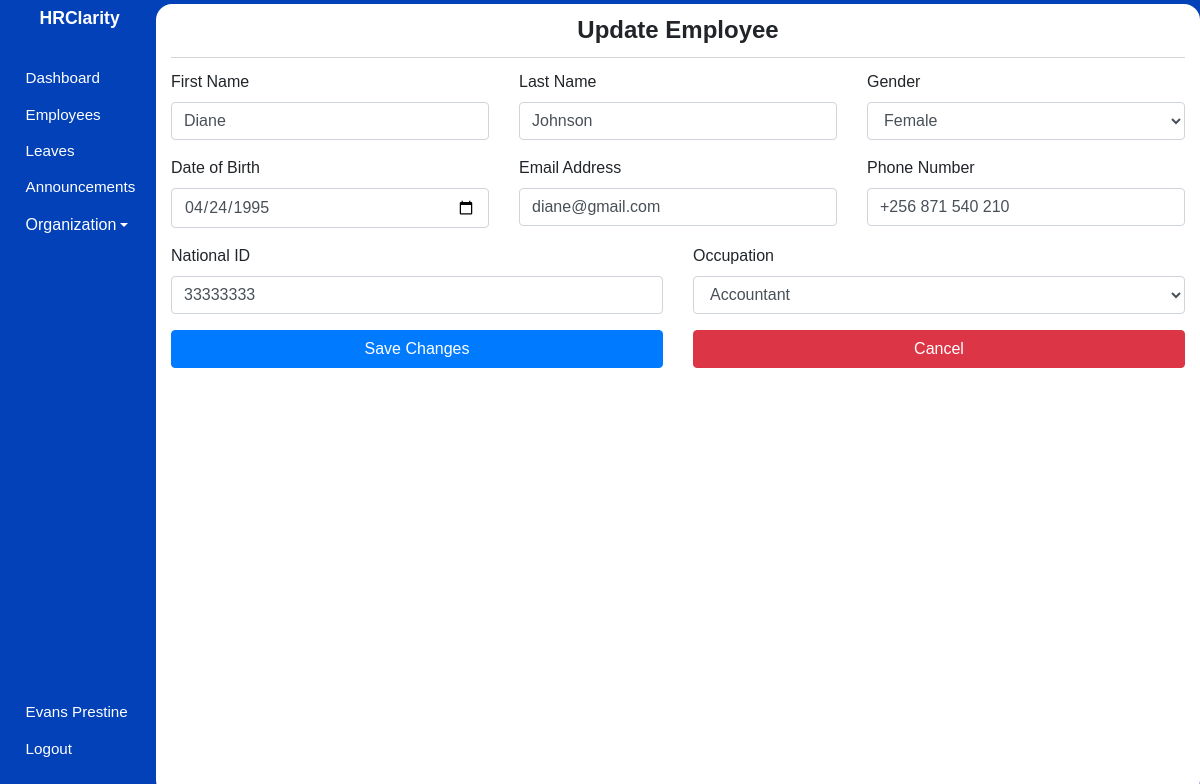
Page /admin/employees/3/update (signed in) on the committed database.
### hrms/models.py (models this page shows, shortened)
class User(db.Model, UserMixin):
    id = db.Column(db.Integer, primary_key=True)
    first_name = db.Column(db.String(80), nullable=False)
    last_name = db.Column(db.String(120), nullable=False)
    dob = db.Column(db.Date, nullable=False)
    gender = db.Column(db.String(7), nullable=False)
    email_address = db.Column(db.String(120), nullable=False)
    phone_number = db.Column(db.String(20), nullable=False)
    national_id = db.Column(db.Integer, nullable=False)
    user_level = db.Column(db.Integer, nullable=False, default=1)
    user_type = db.Column(db.String(10), nullable=False, default='employee')
    password = db.Column(db.String(60), nullable=False)
    image_file = db.Column(db.String(20), nullable=False, default='default.jpg')
    leaves = db.relationship('Leave')
    occupation_id = db.Column(db.Integer, db.ForeignKey('occupation.id'), nullable=False)

### hrms/hrm/routes.py (the view)
@admin.route('/admin/employees/<int:employee_id>/update', methods=['GET', 'POST'])
@login_required
def update_employee(employee_id):
    employee = User.query.get_or_404(employee_id)
    form = UpdateEmployeeForm()
    if form.validate_on_submit():
        employee.first_name = form.first_name.data
        employee.last_name = form.last_name.data
        employee.gender = form.gender.data
        employee.dob = form.dob.data
        employee.email_address = form.email_address.data
        employee.phone_number = form.phone_number.data
        employee.national_id = form.national_id.data
        employee.occupation_id = form.occupation.data
        employee.user_level = form.user_level.data
        db.session.commit()
        flash('Employee has been updated!', 'success')
        return redirect(url_for('admin.employees', employee_id=employee.id))
    elif request.method == 'GET':
        form.first_name.data = employee.first_name
        form.last_name.data = employee.last_name
        form.gender.data = employee.gender
        form.dob.data = employee.dob
        form.email_address.data = employee.email_address
        form.phone_number.data = employee.phone_number
        form.national_id.data = employee.national_id
        form.occupation.data = str(employee.occupation_id)  # Convert to str for SelectField
        form.user_level.data = str(employee.user_level)  # Convert to str for SelectField
    return render_template('admin/add_employee.html', page_title='Update Employee', form=form, user=current_user)

### hrms/models.py (called while the page is built)
@login_manager.user_loader
def load_user(user_id):
    user = User.query.filter_by(id=user_id).first()
    return user

### hrms/templates/admin/add_employee.html (shortened to what this page needs)
{% extends "main_layout.html" %} {% block body %}
<section class="app">
  {% include 'admin/aside.html' %}
  <main>
    <div class="main_container container-fluid login">
      <div class="body">
        <form action="" method="post">
          <h1>{{ page_title }}</h1>
          <div class="row">
            <div class="col">
              <div class="form-group">
                {{ form.first_name.label }} {% if form.first_name.errors %} {{
                form.first_name }} {% for error in form.first_name.errors %}
                <span class="text-danger">{{ error }}</span>
                {% endfor %} {% else %} {{ form.first_name }} {% endif %}
              </div>
            </div>
            <div class="col">
              <div class="form-group">
                {{ form.last_name.label }} {% if form.last_name.errors %} {{
                form.last_name }} {% for error in form.last_name.errors %}
                <span class="text-danger">{{ error }}</span>
                {% endfor %} {% else %} {{ form.last_name }} {% endif %}
              </div>
            </div>
            <div class="col">
              <div class="form-group">
                {{ form.gender.label }} {% if form.gender.errors %} {{
                form.gender }} {% for error in form.gender.errors %}
                <span class="text-danger">{{ error }}</span>
                {% endfor %} {% else %} {{ form.gender }} {% endif %}
              </div>
            </div>
          </div>
          <div class="row">
            <div class="col">
              <div class="form-group">
                {{ form.dob.label }} {% if form.dob.errors %} {{ form.dob }} {%
                for error in form.dob.errors %}
                <span class="text-danger">{{ error }}</span>
                {% endfor %} {% else %} {{ form.dob }} {% endif %}
              </div>
            </div>
            <div class="col">
              <div class="form-group">
                {{ form.email_address.label }} {% if form.email_address.errors
                %} {{ form.email_address }} {% for error in
                form.email_address.errors %}
                <span class="text-danger">{{ error }}</span>
                {% endfor %} {% else %} {{ form.email_address }} {% endif %}
              </div>
            </div>
            <div class="col">
              <div class="form-group">
                {{ form.phone_number.label }} {% if form.phone_number.errors %}
                {{ form.phone_number }} {% for error in form.phone_number.errors
                %}
                <span class="text-danger">{{ error }}</span>
                {% endfor %} {% else %} {{ form.phone_number }} {% endif %}
              </div>
            </div>
          </div>
          <div class="row">
            <div class="col">
              <div class="form-group">
                {{ form.national_id.label }} {% if form.national_id.errors %} {{
                form.national_id }} {% for error in form.national_id.errors %}
                <span class="text-danger">{{ error }}</span>
                {% endfor %} {% else %} {{ form.national_id }} {% endif %}
              </div>
            </div>
            <div class="col">
              <div class="form-group">
                {{ form.occupation.label }} {% if form.occupation.errors %} {{
                form.occupation }} {% for error in form.occupation.errors %}
                <span class="text-danger">{{ error }}</span>
                {% endfor %} {% else %} {{ form.occupation }} {% endif %}
              </div>
            </div>
          </div>
          <div class="row">
            <div class="col">{{ form.submit }}</div>
            <div class="col">
              <a
                href="{{ url_for('admin.employees') }}"
                class="btn btn-danger btn-block"
                >Cancel</a
              >
            </div>
          </div>
        </form>
      </div>
    </div>
  </main>
</section>
{% endblock body %}

### hrms/templates/admin/aside.html (shortened to what this page needs)
<aside>
  <h1>HRClarity</h1>
  <div class="links">
    <ul>
      <li>
        <a href="{{ url_for('admin.admin_dashboard') }}">
            <span class="icon icon-home"></span>
            <span>Dashboard</span>
        </a>
      </li>
      <li>
        <a href="{{ url_for('admin.employees') }}">
            <span class="icon icon-users"></span>
            <span>Employees</span>
        </a>
      </li>
      <li>
        <a href="{{ url_for('leaves.admin_view_leaves') }}">
            <span class="icon icon-car"></span>
            <span>Leaves</span>
        </a>
      </li>
      <li>
        <a href="{{ url_for('announcements.view_announcements') }}">
            <span class="icon icon-speaker"></span>
            <span>Announcements</span>
        </a>
      </li>
      <li class="nav-item dropdown">
        <a class="dropdown-toggle" data-toggle="dropdown" href="#" role="button" aria-expanded="false"><span class="icon icon-building"></span>Organization</a>
    </li>
    </ul>
    <ul>
      <li>
        <a href="{{ url_for('user.update_profile', employee_id=current_user.id) }}">
            <span class="icon icon-user"></span>
            <span>{{ user.first_name }} {{ user.last_name }}</span>
        </a>
      </li>
      <li>
        <a href="{{ url_for('user.logout') }}">
            <span class="icon icon-power-off"></span>
            <span>Logout</span>
        </a>
      </li>
    </ul>
  </div>
</aside>

### hrms/static/css/icomoon.css (style rules this page uses)
[class^="icon-"], [class*=" icon-"] { font-family: 'icomoon' !important; speak: none; font-style: normal; font-weight: normal; font-variant: normal; text-transform: none; line-height: 1; -webkit-font-smoothing: antialiased; -moz-osx-font-smoothing: grayscale; }
.icon-user:before { content: "\f007"; }
.icon-power-off:before { content: "\f011"; }
.icon-home:before { content: "\f015"; }
.icon-users:before { content: "\f0c0"; }
.icon-building:before { content: "\f1ad"; }
.icon-car:before { content: "\f1b9"; }
.icon-speaker:before { content: "\e32d"; }

### hrms/static/css/styles.css (style rules this page uses)
* { font-family: sans-serif, Arial, Helvetica; padding: 0; margin: 0; }
form h1 { border-bottom: 1px solid rgb(214, 214, 214); font-size: 1.5em; font-weight: bold; text-align: center; padding: 0.5em 0; margin: 0 0 0.5em; }
.app { background: #0241b8; height: 100vh; display: flex; align-items: center; }
.app aside { width: 13%; height: 100%; padding: 0.5em 0 0.2em 0.2em; color: #fff; }
.app aside h1 { font-size: 1.1em; font-weight: bold; text-align: center; }
.app aside .links ul { list-style: none; }
.app aside .links ul li { margin: 0.1em 0; padding: 6px; }
.app aside .links ul li a { text-decoration: none; color: #ffffff; display: flex; align-items: center; }
.app aside .links ul:nth-of-type(1) { margin: 2em 0; }
.app aside .links ul:nth-of-type(2) { position: absolute; bottom: 1em; }
.app aside .links .icon { margin: 0 0.3em 0 0; }
.app aside .links a span:nth-of-type(2), .app aside .links .icon { font-size: 0.95em; }
.app main { width: 87%; height: 99vh; overflow-y: auto; z-index: 5; }
.app main .main_container { border-radius: 16px; background: #fff; padding-bottom: 12px; height: 100%; overflow: auto; }

### rows in the picture
User: first_name "Evans", last_name "Prestine"
User: first_name "Diane", last_name "Johnson", gender "Female", dob "04/24/1995", email_address "diane@gmail.com", phone_number "+256 871 540 210", national_id "33333333", occupation "Accountant"

### other values in the picture
{{ page_title }} "Update Employee"
